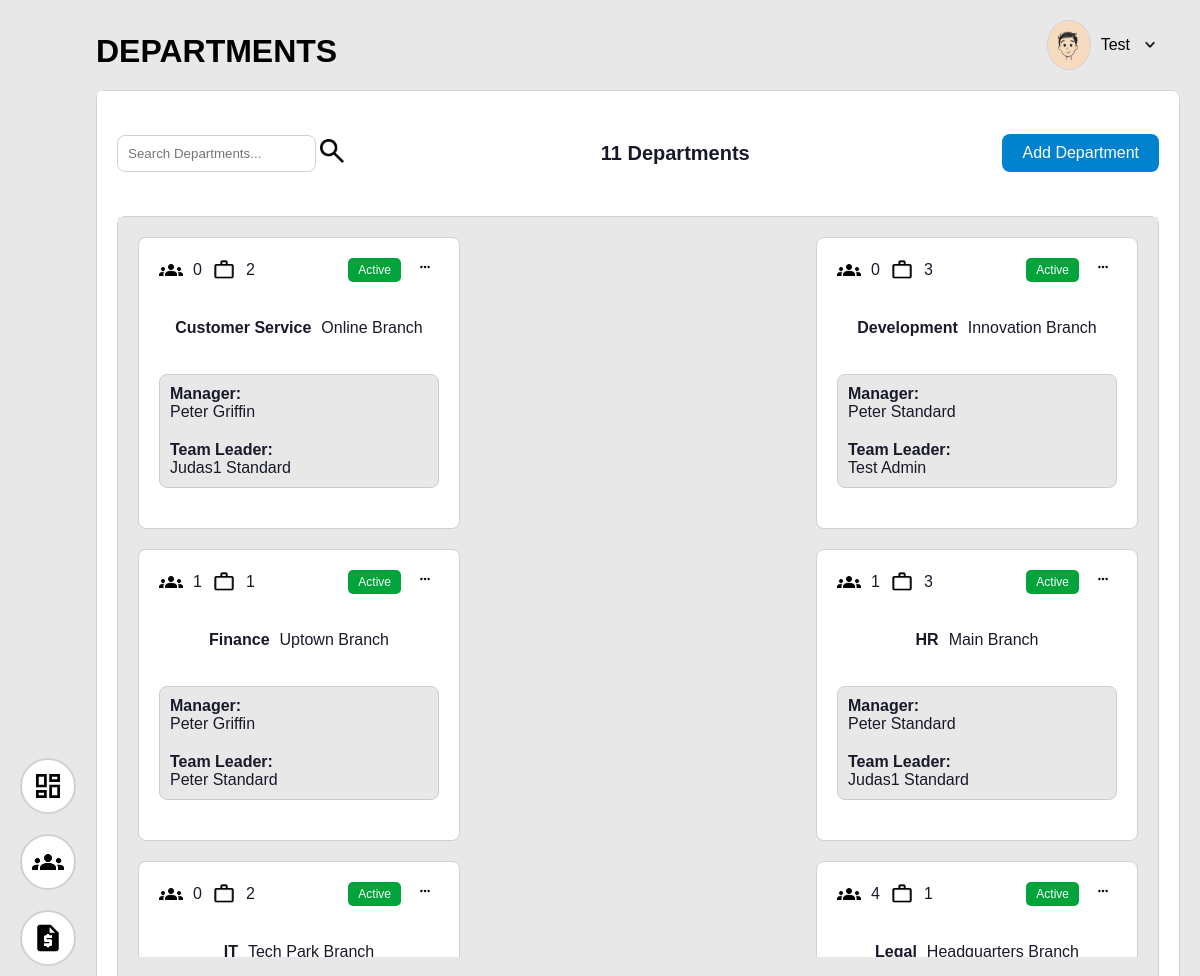
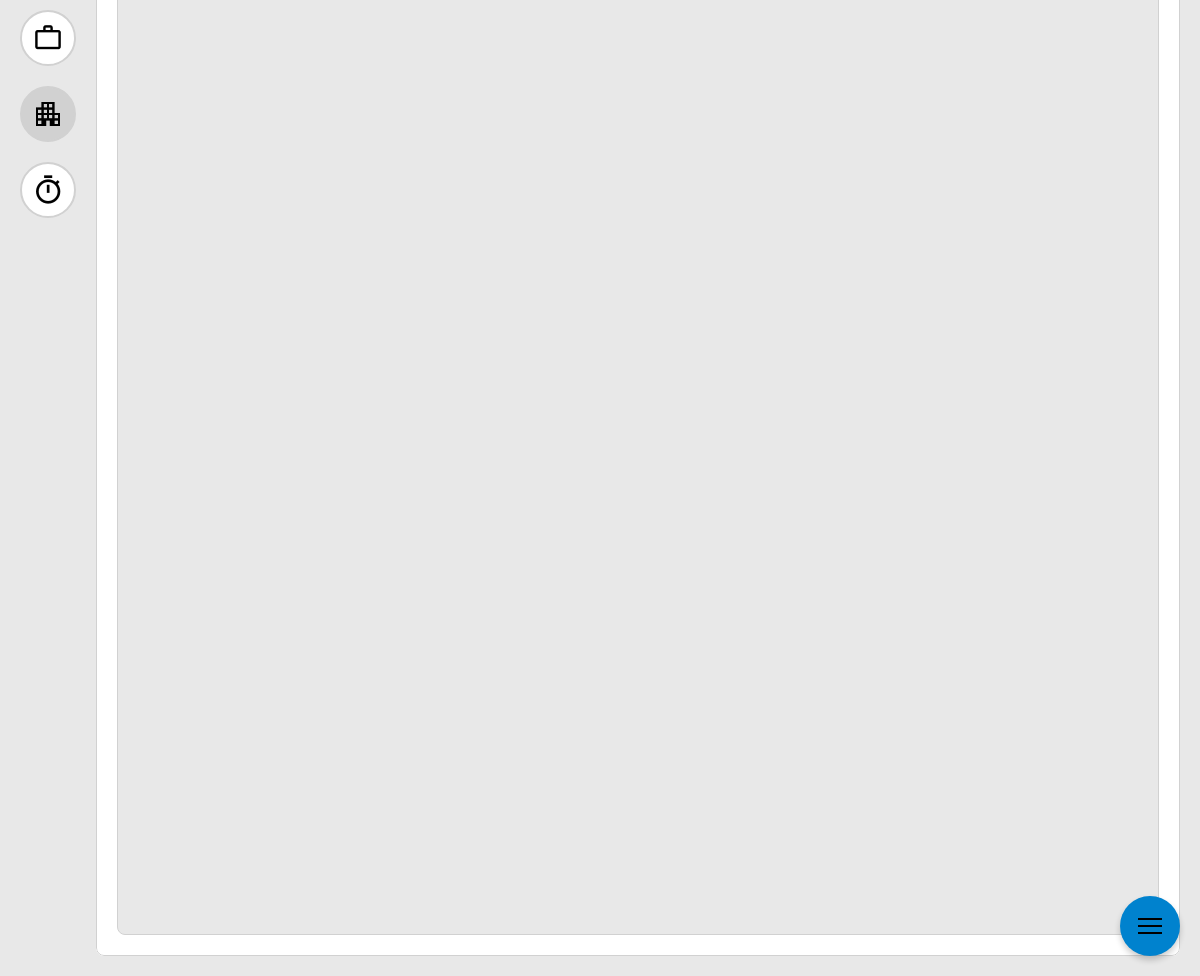
The app's page /departments.php (signed in) with its own data (2 pictures, top to bottom).
### tables this page shows
CREATE TABLE `employee` (
  `employee_id` int(11) NOT NULL,
  `user_account_id` int(11) NOT NULL,
  `first_name` varchar(255) NOT NULL,
  `last_name` varchar(255) NOT NULL,
  `middle_name` varchar(255) DEFAULT NULL,
  `mobile` varchar(20) DEFAULT NULL,
  `gender` enum('Male','Female','Other') DEFAULT NULL,
  `street` varchar(255) DEFAULT NULL,
  `barangay` varchar(100) DEFAULT NULL,
  `city` varchar(100) DEFAULT 'Iligan City',
  `province` varchar(100) DEFAULT 'Lanao del Norte',
  `status` enum('Active','Inactive','Terminated','Resigned') NOT NULL DEFAULT 'Active',
  `email` varchar(255) DEFAULT NULL,
  `dob` date DEFAULT NULL,
  `hire_date` date NOT NULL DEFAULT current_timestamp(),
  `civil_status` enum('Single','Married','Widowed','Separated') DEFAULT NULL,
  `job_id` int(11) DEFAULT NULL,
  `sss_number` varchar(20) DEFAULT NULL,
  `philhealth_number` varchar(20) DEFAULT NULL,
  `pagibig_number` varchar(20) DEFAULT NULL,
  `tin_number` varchar(20) DEFAULT NULL,
  `manager_id` int(11) DEFAULT NULL,
  `team_leader_id` int(11) DEFAULT NULL,
  `emergency_contact_name` varchar(255) DEFAULT NULL,
  `emergency_contact_number` varchar(20) DEFAULT NULL,
  `emergency_contact_relationship` varchar(100) DEFAULT NULL,
  `date_created` timestamp NOT NULL DEFAULT current_timestamp(),
  `date_modified` timestamp NOT NULL DEFAULT current_timestamp() ON UPDATE current_timestamp(),
  `setup` tinyint(1) DEFAULT 0
);

CREATE TABLE `department` (
  `department_id` int(11) NOT NULL,
  `department_name` varchar(255) NOT NULL,
  `manager_id` int(11) DEFAULT NULL,
  `team_leader_id` int(11) DEFAULT NULL,
  `branch` varchar(255) DEFAULT NULL,
  `status` enum('Active','Inactive') NOT NULL DEFAULT 'Active',
  `date_modified` timestamp NOT NULL DEFAULT current_timestamp() ON UPDATE current_timestamp(),
  `date_created` timestamp NOT NULL DEFAULT current_timestamp()
);

### departments.php (the view, shortened to what this page needs)
<?php
include 'includes/database.php';
$searchTerm = '';
try {
    if (!empty($searchTerm)) {
        $sql = "SELECT
                    d.department_id,
                    d.department_name,
                    d.branch,
                    d.status AS department_status,
                    tl.employee_id AS team_leader_id,
                    tl.first_name AS team_leader_first_name,
                    tl.last_name AS team_leader_last_name,
                    m.employee_id AS manager_id,
                    m.first_name AS manager_first_name,
                    m.last_name AS manager_last_name,
                    COUNT(CASE WHEN j.status = 'Active' THEN j.job_id END) AS active_job_count,
                    COUNT(CASE WHEN j.status = 'Active' AND e.status = 'Active' THEN e.employee_id END) AS active_employee_count
                FROM department d
                LEFT JOIN employee tl ON d.team_leader_id = tl.employee_id
                LEFT JOIN employee m ON d.manager_id = m.employee_id
                LEFT JOIN job j ON d.department_id = j.department_id
                LEFT JOIN employee e ON j.job_id = e.job_id
                WHERE
                    d.department_name LIKE :search
                    OR d.branch LIKE :search
                    OR d.status LIKE :search
                    OR tl.first_name LIKE :search
                    OR tl.last_name LIKE :search
                    OR m.first_name LIKE :search
                    OR m.last_name LIKE :search
                    OR j.job_name LIKE :search
                    OR j.description LIKE :search
                    OR CAST(j.salary AS CHAR) LIKE :search
                    OR j.salary_frequency LIKE :search
                    OR j.status LIKE :search
                    OR e.first_name LIKE :search
                    OR e.last_name LIKE :search
                    OR e.status LIKE :search
                GROUP BY d.department_id, d.department_name, d.branch, d.status, tl.employee_id, tl.first_name, tl.last_name, m.employee_id, m.first_name, m.last_name
                ORDER BY d.department_name";
        $stmt = $pdo->prepare($sql);
        $stmt->bindValue(':search', "%" . $searchTerm . "%", PDO::PARAM_STR);
    } else {
        $sql = "SELECT
    d.department_id,
    d.department_name,
    d.branch,
    d.status AS department_status,
    tl.employee_id AS team_leader_id,
    tl.first_name AS team_leader_first_name,
    tl.last_name AS team_leader_last_name,
    m.employee_id AS manager_id,
    m.first_name AS manager_first_name,
    m.last_name AS manager_last_name,
    (SELECT COUNT(*)
     FROM job j
     WHERE j.department_id = d.department_id
       AND j.status = 'Active') AS active_job_count,
    (SELECT COUNT(*)
     FROM employee e
     JOIN job j2 ON e.job_id = j2.job_id
     WHERE j2.department_id = d.department_id
       AND e.status = 'Active') AS active_employee_count
FROM department d
LEFT JOIN employee tl ON d.team_leader_id = tl.employee_id
LEFT JOIN employee m ON d.manager_id = m.employee_id
ORDER BY d.department_name;
";
        $stmt = $pdo->prepare($sql);
    }
    $stmt->execute();
    $departments = $stmt->fetchAll(PDO::FETCH_ASSOC);
} catch (Exception $e) {
    die("Error loading data: " . $e->getMessage());
}
?>
<html>
<head>
    <link rel="stylesheet" href="style.css" />
</head>
<body class="font-medium">
    <div class="dashboard-background">
        <div class="dashboard-container">
            <div class="dashboard-navigation">
                <?php include('includes/navigation.php') ?>
            </div>
            <div class="dashboard-content">
                <div class="dashboard-content-item1">
                    <div class="dashboard-content-header font-black">
                        <h1>DEPARTMENTS</h1>
                    </div>
                    <div id="logout-admin" class="dashboard-content-header font-medium">
                        <?php include('includes/header-avatar.php') ?>
                    </div>
                </div>
                <div class="employee-main-content" style="padding: 0; border: 0;">
                    <div class="employee-display" style="background: var(--color-base-200); border: 0">
                        <div class="jobs-bottom-container">
                            <div id="Tab1" class="tabcontent" role="tabpanel">
                                <div class="job-display-container">
                                    <div class="flex flex-row space-between align-center">
                                        <form class="flex flex-row" method="GET" action="departments.php"
                                            style="margin:0">
                                            <input type="text" id="job_search" name="search"
                                                placeholder="Search Departments..."
                                                value="<?php echo isset($_GET['search']) ? htmlspecialchars($_GET['search']) : '' ?>">
                                            <div><img height="32px" width="32px"
                                                    src="assets/images/icons/search-icon.png" alt="Search">
                                            </div>
                                        </form>
                                        <div class="font-bold font-size-20">
                                            <?php
                                            $deptCount = isset($departments) ? count($departments) : 0;
                                            echo $deptCount . " Department" . ($deptCount >= 1 ? "s" : "");
                                            ?>
                                        </div>
                                        <div><button id="add-job-btn" onclick="addJobModal()">Add Department</button>
                                        </div>
                                    </div>
                                    <div class="jobs-list-container">
                                        <div id="search-results" class="jobs-list">
                                            <?php
                                            foreach ($departments as $department) {
                                                ?>
                                                <div id="job-<?php echo json_encode($department['department_id']); ?>"
                                                    class="job-record"
                                                    onclick="showDetailDialog(<?php echo json_encode($department['department_id']) ?>)"
                                                    data-job='<?php echo json_encode($department); ?>'>
                                                    <div id="job-display-top" class="flex flex-row space-between gap-10">
                                                        <div class="flex flex-row align-center gap-10">
                                                            <div class="flex flex-row space-between align-center gap-10">
                                                                <img src="assets/images/icons/employees-icon.png"
                                                                    alt="Employees" height="24">
                                                                <p style="margin: 0">
                                                                    <?php echo $department['active_employee_count'] ?>
                                                                </p>
                                                            </div>
                                                            <div class="flex flex-row space-between align-center gap-10">
                                                                <img src="assets/images/icons/work-icon.png" alt="Employees"
                                                                    height="24">
                                                                <p style="margin: 0">
                                                                    <?php echo $department['active_job_count'] ?>
                                                                </p>
                                                            </div>
                                                        </div>
                                                        <div class="flex flex-row flex-end gap-10">
                                                            <?php
                                                            if ($department['department_status'] == 'Active') {
                                                                echo '<div class="job-status-active">' . htmlspecialchars($department["department_status"]) . '</div>';
                                                            } else {
                                                                echo '<div class="job-status-inactive">' . htmlspecialchars($department["department_status"]) . '</div>';
                                                            }
                                                            ?>
                                                            <div>
                                                                <button id="job-edit-button">
                                                                    <img src="assets/images/icons/more-icon.png"
                                                                        height="16px" alt="">
                                                                </button>
                                                            </div>
                                                        </div>
                                                    </div>
                                                    <div class="flex flex-column justify-center align-center gap-10"
                                                        style="flex-direction: row;">
                                                        <div class="font-bold" style="text-align: center;">
                                                            <?= htmlspecialchars($department["department_name"]); ?>
                                                        </div>
                                                        <div style="color:var(--color-base-content)">
                                                            <?= htmlspecialchars($department["branch"]); ?>
                                                        </div>
                                                    </div>
                                                    <div class="flex flex-row space-between other-job-info">
                                                        <div class="flex flex-row space-between gap-20">
                                                            <div style="width:100%;">
                                                                <p class="font-bold" style="margin: 0">Manager:</p>
                                                                <?php if (isset($department["manager_first_name"]) && isset($department["manager_last_name"])): ?>
                                                                    <?= htmlspecialchars($department["manager_first_name"] . " " . $department['manager_last_name']); ?>
                                                                <?php else: ?>
                                                                    Not Assigned
                                                                <?php endif; ?>
                                                            </div>
                                                        </div>
                                                        <div class="flex flex-column justify-center align-start">
                                                            <div>
                                                                <p class="font-bold" style="margin: 0">Team Leader:</p>
                                                                <?php if (isset($department["team_leader_first_name"]) && isset($department["team_leader_last_name"])): ?>
                                                                    <?= htmlspecialchars($department["team_leader_first_name"] . " " . $department['team_leader_last_name']); ?>
                                                                <?php else: ?>
                                                                    Not Assigned
                                                                <?php endif; ?>
                                                            </div>
                                                        </div>
                                                    </div>
                                                </div>
                                                <?php
                                            }
                                            ?>
                                        </div>
                                    </div>
                                </div>
                            </div>
                        </div>
                    </div>
                </div>
            </div>
        </div>
    </div>
</body>
</html>

### includes/header-avatar.php (shortened to what this page needs)
<?php
include 'includes/database.php';
$user_account_id = (int) $_SESSION["user_account_id"];
try {
    $sql = "SELECT first_name, last_name FROM employee WHERE user_account_id = :user_account_id";
    $stmt = $pdo->prepare($sql);
    $stmt->execute([':user_account_id' => $user_account_id]);
    $userInfo = $stmt->fetch(PDO::FETCH_ASSOC);
    if ($userInfo) {
        $first_name = $userInfo['first_name'];
    }
} catch (PDOException $e) {
    echo "Error fetching user information: " . $e->getMessage();
}
?>
<div id="profile-dropdown-trigger" class="flex flex-row flex-end gap-10 ">
    <img class="dashboard-content-header-img" src="assets/images/avatars/<?php echo $_SESSION['avatar'] ?>" alt="">
    <div class="flex flex-row justify-center align-center gap-10">
        <div>
            <p><?php echo $first_name ?>
        </div>
        <div><img height="20px" width="20px" src="assets/images/icons/arrow-down-icon.png" alt=""></div>
    </div>
</div>
<?php include('includes/fob.php') ?>

### records on screen
employee: first_name "Test"
department: active_employee_count "0", active_job_count "2", status "Active", department_name "Customer Service", branch "Online Branch", manager.last_name "Peter Griffin", team_leader.last_name "Judas1 Standard"
department: active_employee_count "0", active_job_count "3", status "Active", department_name "Development", branch "Innovation Branch", manager.last_name "Peter Standard", team_leader.last_name "Test Admin"
department: active_employee_count "1", active_job_count "1", status "Active", department_name "Finance", branch "Uptown Branch", manager.last_name "Peter Griffin", team_leader.last_name "Peter Standard"
department: active_employee_count "1", active_job_count "3", status "Active", department_name "HR", branch "Main Branch", manager.last_name "Peter Standard", team_leader.last_name "Judas1 Standard"
department: active_employee_count "0", active_job_count "2", status "Active", department_name "IT", branch "Tech Park Branch"
department: active_employee_count "4", active_job_count "1", status "Active", department_name "Legal", branch "Headquarters Branch"

### other values on screen
$deptCount "11"
